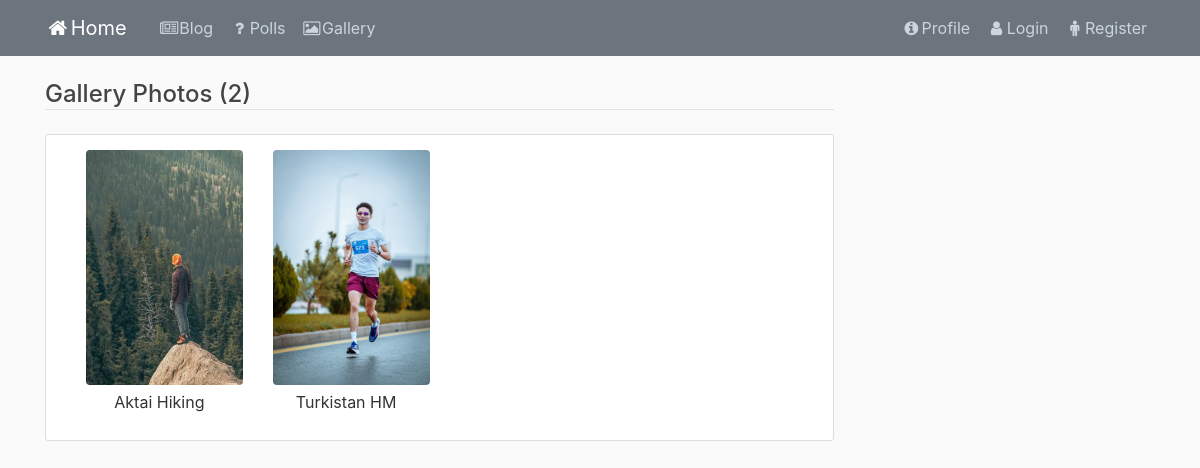
The app's page /gallery/, older data.
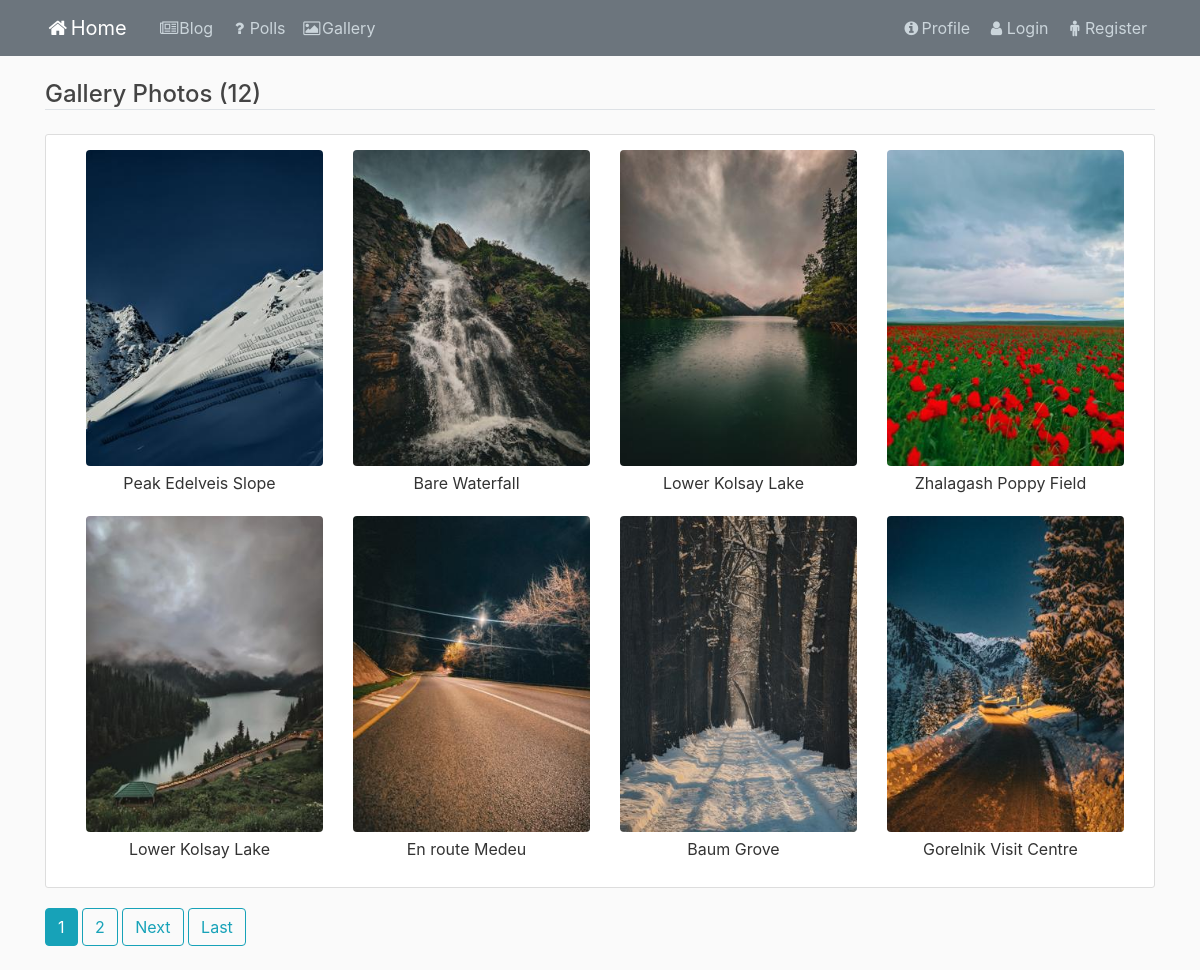
The same page, newer data.
### gallery/models.py (models this page shows, shortened)
class Gallery(models.Model):
    user = models.ForeignKey(User, on_delete=models.CASCADE)
    title = models.CharField(max_length=255)
    image = models.ImageField(upload_to='gallery_pics')

### gallery/views.py (the view)
# urls.py: path('', views.GalleryListView.as_view(), name='gallery'),
class GalleryListView(generic.ListView):
    template_name = 'gallery/gallery.html'
    queryset = Gallery.objects.all()
    paginate_by = 8

### gallery/templates/gallery/gallery.html (shortened to what this page needs)
{% extends 'blog/base_blog.html' %}
{% block content %}
<h4 class="border-bottom mb-4">Gallery Photos ({{ page_obj.paginator.count }})</h4>
<div class="content-section">
    <div class="container">
        <div class="row text-center text-lg-start">
                {% if object_list %}
                    {% for image in object_list %}
                        <div class="col-lg-3 col-md-4 col-6">
                            <img src="{{ image.image.url }}" class="img-responsive img-fluid rounded" alt="{{ image.title }}" style="width:100%"/>
                            <div class="caption">
                                <p>{{ image.title }}</p>
                            </div>
                        </div>
                    {% endfor %}
                {% else %}
                    <p style="color:blue">No image has been uploaded yet.</p>
                {% endif %}
        </div>
    </div>
</div>
{% if is_paginated %}
        {% for num in page_obj.paginator.page_range %}
            {% if page_obj.number == num %}
                <a class="btn btn-info mb-4" href="?page={{ num }}">{{ num }}</a>
            {% elif num > page_obj.number|add:'-3' and num < page_obj.number|add:'3' %}
                <a class="btn btn-outline-info mb-4" href="?page={{ num }}">{{ num }}</a>
            {% endif %}
        {% endfor %}
        {% if page_obj.has_next %}
            <a class="btn btn-outline-info mb-4" href="?page={{ page_obj.next_page_number }}">Next</a>
            <a class="btn btn-outline-info mb-4" href="?page={{ page_obj.paginator.num_pages }}">Last</a>
        {% endif %}
    {% endif %}
{% endblock content %}

### blog/templates/blog/base_blog.html (shortened to what this page needs)
{% load static %}
<!DOCTYPE html>
<html lang="en-US">
<head>
    <link rel="stylesheet" href="https://maxcdn.bootstrapcdn.com/bootstrap/4.0.0/css/bootstrap.min.css">
    <link rel="stylesheet" href="https://cdnjs.cloudflare.com/ajax/libs/font-awesome/4.7.0/css/font-awesome.min.css">
    <link rel="stylesheet" type="text/css" href="{% static 'blog/base.css' %}"/>
</head>
<body>
    <header class="site-header">
      <nav class="navbar navbar-expand-md navbar-dark bg-secondary fixed-top">
        <div class="container">
          <a class="navbar-brand mr-4" href="{% url 'blog:blog-home' %}"><i class="fa fa-fw fa-home"></i>Home</a>
          <div class="collapse navbar-collapse" id="navbarToggle">
            <div class="navbar-nav mr-auto">
              <a class="nav-item nav-link" href="{% url 'blog:blog-main' %}"><i class="fa fa-fw fa-newspaper-o"></i>Blog</a>
              <a class="nav-item nav-link" href="{% url 'polls:polls-index' %}"><i class="fa fa-fw fa-question"></i>Polls</a>
              <a class="nav-item nav-link" href="{% url 'gallery:gallery' %}"><i class="fa fa-fw fa-image"></i>Gallery</a>
            </div>
            <div class="navbar-nav">
                <a class="nav-item nav-link" href="{% url 'user:user-profile' %}"><i class="fa fa-fw fa-info-circle"></i>Profile</a>
              {% if user.is_authenticated %}
                <a class="nav-item nav-link" href="{% url 'blog:post-create' %}"><i class="fa fa-fw fa-book"></i>New Post</a>
                <a class="nav-item nav-link" href="{% url 'polls:polls-create' %}"><i class="fa fa-fw fa-pencil"></i>New Polls</a>
                <a class="nav-item nav-link" href="{% url 'user:user-logout' %}"><i class="fa fa-fw fa-sign-out"></i>Logout</a>
              {% else %}
                <a class="nav-item nav-link" href="{% url 'user:user-login' %}"><i class="fa fa-fw fa-user"></i>Login</a>
                <a class="nav-item nav-link" href="{% url 'user:user-register' %}"><i class="fa fa-fw fa-male"></i>Register</a>
              {% endif %}
            </div>
          </div>
        </div>
      </nav>
    </header>
    <main role="main" class="container">
      <div class="row">
        <div class="col-md-12">
            {% block content %}{% endblock content %}
        </div>
        </div>
    </main>
</body>
</html>

### blog/static/blog/base.css (style rules this page uses)
body { background: #fafafa; color: #333333; margin-top: 5rem; }
h1, h2, h3, h4, h5, h6 { color: #444444; }
.bg-secondary { background-color: #5f788a; }
.site-header .navbar-nav .nav-link { color: #cbd5db; }
.content-section { background: #ffffff; padding: 10px 20px; border: 1px solid #dddddd; border-radius: 3px; margin-bottom: 20px; }
.container { display: flex; }
.row { display: flex; }
.img-responsive { flex: 1; object-fit: cover; margin: 5px; }

Row changes from the older to the newer data that the page shows:
removed Gallery: image (picture), title "Aktai Hiking"
removed Gallery: image (picture), title "Turkistan HM"
added Gallery: image (picture), title "Peak Edelveis Slope"
added Gallery: image (picture), title "Bare Waterfall"
added Gallery: image (picture), title "Lower Kolsay Lake"
added Gallery: image (picture), title "Zhalagash Poppy Field"
added Gallery: image (picture), title "Lower Kolsay Lake"
added Gallery: image (picture), title "En route Medeu"
added Gallery: image (picture), title "Baum Grove"
added Gallery: image (picture), title "Gorelnik Visit Centre"
Text that changed along with them:
{{ page_obj.paginator.count }}: "2" → "12"
new list line: "1"
new list line: "2"
text now shown: "Next Last"
